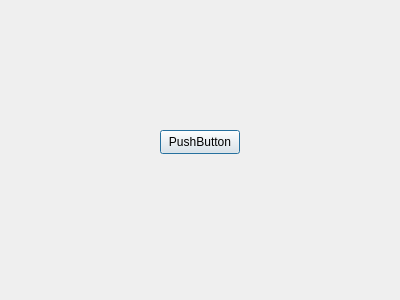
<?xml version="1.0" encoding="UTF-8"?>
<ui version="4.0">
 <class>IrrlichtWindow</class>
 <widget class="QDialog" name="IrrlichtWindow">
  <property name="geometry">
   <rect>
    <x>0</x>
    <y>0</y>
    <width>400</width>
    <height>300</height>
   </rect>
  </property>
  <property name="windowTitle">
   <string>Dialog</string>
  </property>
  <widget class="QPushButton" name="pushButton">
   <property name="geometry">
    <rect>
     <x>160</x>
     <y>130</y>
     <width>80</width>
     <height>24</height>
    </rect>
   </property>
   <property name="text">
    <string>PushButton</string>
   </property>
  </widget>
 </widget>
 <resources/>
 <connections/>
</ui>
